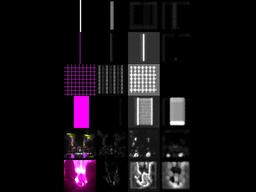
#> input picture discrepancy_maps/0325 - activation.jpg, 256 x 192 px, shrunk from 2048 x 1536 before the run, given in place of 0325 - activation.jpg.jpg, which was not available
$ python occlusion.py 'discrepancy_maps/0325 - activation.jpg'
#> lines starting #> are read from the running program, lines starting #| are printed output that depends on the picture; pictures that were not available may be replaced by others from this repository, and a replacement may not be noted
##############################################################################
import sys
from PIL import Image
import numpy.random as random

NAME = sys.argv[1]
OCCLUDER_SIZE = 11
STRIDE = 3

rng = random.default_rng()

filename = f"discrepancy_maps/{NAME}.jpg"
input_image = Image.open(filename)
#> input_image is the input picture: PIL image 256x192 RGB; mean R, G, B 20.9, 15.4, 20.4

size = input_image.size
#> size = (256, 192)

x_window = OCCLUDER_SIZE
y_window = OCCLUDER_SIZE

#steps: coordinates of the pixel where each occluding window originates
#occluder will cover x_window pixels from x_step to x_step + x_window - 1
x_steps = 1 + int((size[0] - x_window) / 3)
#> x_steps = 82
y_steps = 1 + int((size[1] - y_window) / 3)
#> y_steps = 61

steps = [
	(x_step, y_step)
	for x_step in range(x_steps)
	for y_step in range(y_steps)
]

print(
	f"processing image: {filename}\n"
	+ f"image size: {size}\n"
	+ f"window size: {x_window} pixels on x axis, {y_window} on y axis\n"
	+ f"stride: {STRIDE}\n"
	+ f"nb of steps in x direction: {x_steps}\n"
	+ f"nb of steps in y direction: {y_steps}\n"
)
#| processing image: discrepancy_maps/discrepancy_maps/0325 - activation.jpg.jpg
#| image size: (256, 192)
#| window size: 11 pixels on x axis, 11 on y axis
#| stride: 3
#| nb of steps in x direction: 82
#| nb of steps in y direction: 61

#each pixel of each occluding window is given a noisy rgb value
#computed using rng.normal (loc = mu, scale = sigma)
for step in steps:
	x_step = step[0] * STRIDE
	y_step = step[1] * STRIDE

	output_image = input_image.copy()
	putpixel = output_image.putpixel

	for x in range(x_step, x_step + x_window):
		for y in range(y_step, y_step + y_window):
			r_noise = int(rng.normal(loc=120, scale=60))
			g_noise = int(rng.normal(loc=120, scale=60))
			b_noise = int(rng.normal(loc=120, scale=60))

			putpixel((x, y), (r_noise, g_noise, b_noise))

	output_filepath = f"occluded/{NAME}/{NAME}_{step[0]:03d}-{step[1]:03d}.jpg"

	output_image.save(output_filepath, "jpeg")
#> this loop made 5002 passes
#> pass 1, `output_image.save(output_filepath, "jpeg")`:
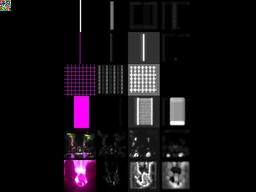
#> saved as 0325 - activation.jpg_000-000.jpg: PIL image 256x192 RGB; mean R, G, B 21.2, 15.7, 20.7
#> pass 2, `output_image.save(output_filepath, "jpeg")`:
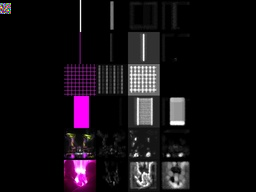
#> saved as 0325 - activation.jpg_000-001.jpg: PIL image 256x192 RGB; mean R, G, B 21.2, 15.7, 20.7

input_image.close()
print("occluded images successfully created")

$ run again, on discrepancy_maps/1534_discrepancy_l11u12.jpg
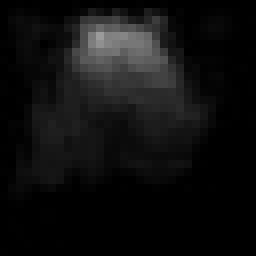
#> input picture discrepancy_maps/1534_discrepancy_l11u12.jpg, 32 x 32 px, shrunk from 256 x 256 before the run, given in place of 1534_discrepancy_l11u12.jpg.jpg, which was not available (shown 8 times larger)
#> input_image is the input picture: PIL image 32x32 RGB; min 0, max 155, mean 15.2
#| processing image: discrepancy_maps/discrepancy_maps/1534_discrepancy_l11u12.jpg.jpg
#| image size: (32, 32)
#| window size: 11 pixels on x axis, 11 on y axis
#| stride: 3
#| nb of steps in x direction: 8
#| nb of steps in y direction: 8
#> the loop `for step in steps:` made 64 passes
#> pass 1, `output_image.save(output_filepath, "jpeg")`:
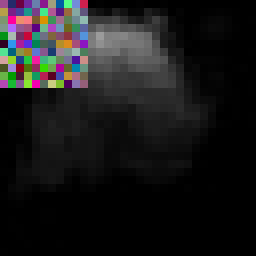
#> saved as 1534_discrepancy_l11u12.jpg_000-000.jpg: PIL image 32x32 RGB (shown 8 times larger); mean R, G, B 27.4, 26.4, 27.1
#> after the loop `for step in steps:`:
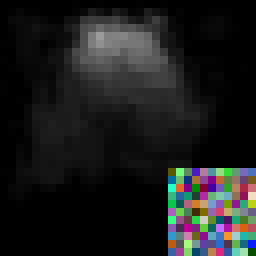
#> output_image: PIL image 32x32 RGB (shown 8 times larger); mean R, G, B 28.5, 29.2, 29

$ run again, on discrepancy_maps/1534_discrepancy_l1u15.jpg
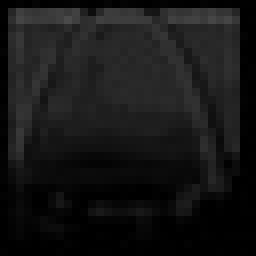
#> input picture discrepancy_maps/1534_discrepancy_l1u15.jpg, 32 x 32 px, shrunk from 256 x 256 before the run, given in place of 1534_discrepancy_l1u15.jpg.jpg, which was not available (shown 8 times larger)
#> input_image is the input picture: PIL image 32x32 RGB; min 0, max 74, mean 21.8
#| processing image: discrepancy_maps/discrepancy_maps/1534_discrepancy_l1u15.jpg.jpg
#| image size: (32, 32)
#| window size: 11 pixels on x axis, 11 on y axis
#| stride: 3
#| nb of steps in x direction: 8
#| nb of steps in y direction: 8
#> the loop `for step in steps:` made 64 passes
#> pass 1, `output_image.save(output_filepath, "jpeg")`:
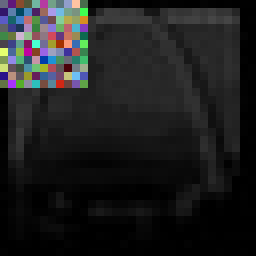
#> saved as 1534_discrepancy_l1u15.jpg_000-000.jpg: PIL image 32x32 RGB (shown 8 times larger); mean R, G, B 31.3, 31.8, 32.2
#> after the loop `for step in steps:`:
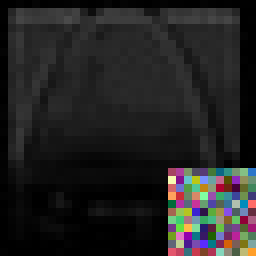
#> output_image: PIL image 32x32 RGB (shown 8 times larger); mean R, G, B 35.5, 34.6, 34.5

$ run again, on discrepancy_maps/1534_discrepancy_l1u23.jpg
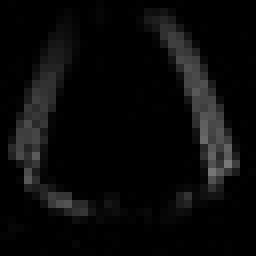
#> input picture discrepancy_maps/1534_discrepancy_l1u23.jpg, 32 x 32 px, shrunk from 256 x 256 before the run, given in place of 1534_discrepancy_l1u23.jpg.jpg, which was not available (shown 8 times larger)
#> input_image is the input picture: PIL image 32x32 RGB; min 0, max 119, mean 10
#| processing image: discrepancy_maps/discrepancy_maps/1534_discrepancy_l1u23.jpg.jpg
#| image size: (32, 32)
#| window size: 11 pixels on x axis, 11 on y axis
#| stride: 3
#| nb of steps in x direction: 8
#| nb of steps in y direction: 8
#> the loop `for step in steps:` made 64 passes
#> pass 1, `output_image.save(output_filepath, "jpeg")`:
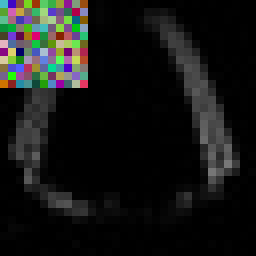
#> saved as 1534_discrepancy_l1u23.jpg_000-000.jpg: PIL image 32x32 RGB (shown 8 times larger); mean R, G, B 23, 23.8, 22.2
#> after the loop `for step in steps:`:
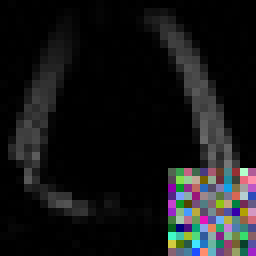
#> output_image: PIL image 32x32 RGB (shown 8 times larger); mean R, G, B 22.7, 23.3, 24.1
